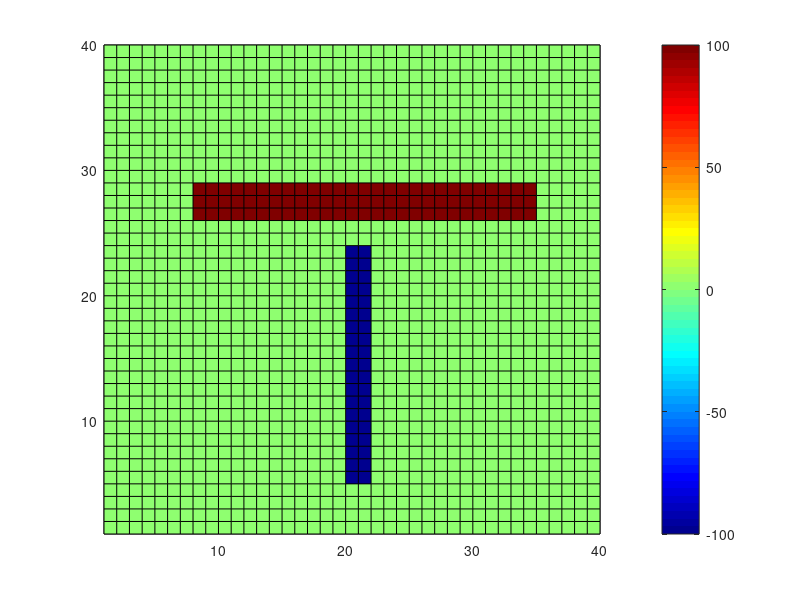

Reproduce this figure in MATLAB. (Note: this script raises an error after producing the figure.)
% Resolution equation de Laplace
%
clear
close all
clc

%% Dimensions / maillage
dx = 1; % cm
dy = 1; % cm
Nx = 40;
Ny = 40;

%% Potentiels / sources
v0 = 0;
v1 = 100;
v2 = -100;


%% Initialisation de la matrice de calcul
V = zeros(Nx, Ny);

%% Conditions aux limites
V(1, :)   = v0;  % bord gauche
V(Nx, :)  = v0;  % bord droit
V(:, 1)   = v0;  % bord bas
V(:, Ny)  = v0;  % bord haut
%% Définition des conducteurs

% Conducteur 1
x1 = 8:34;
y1 = 26:28;
V(x1, y1) = v1;

% Conducteur 2
x2 = 20:21;
y2 = 5:23;
V(x2, y2) = v2;

% Equation de calcul
% i=1;j=1;
% V(i,j)=1/4*(V(i+1,j)+V(i-1,j)+V(i,j+1)+V(i,j-1)); %methode des differences finies


%% Figure
figure;
pcolor(V');
colorbar;
colormap jet;
title(['TP02 — Potentiel après ', num2str(Niter), ' itérations']);
xlabel('x (i)');
ylabel('y (j)');
axis equal;
